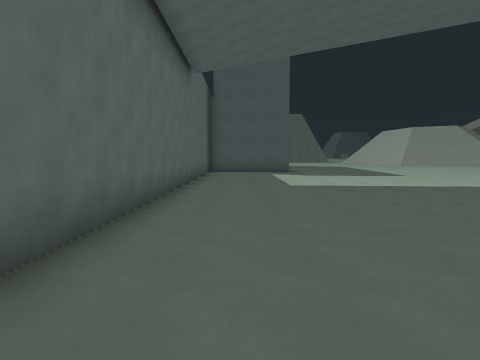
view 1 (above)

24 first-person views from a walk through a level from a Godot 3-D game. The camera is 1.5 m above the floor, tilts 4° down and sees 70° across. The floor is counted in squares, 2 m on a side. Each view is taken from the middle of a square. On the plan, view 1 faces up. The plan holds only what a view shows up to about 11 squares ahead; the rest is blank. The place goes on beyond the plan.

view 2
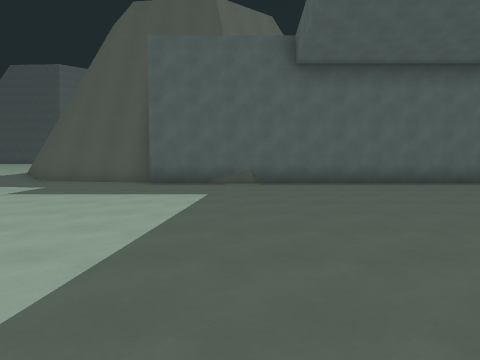

view 3
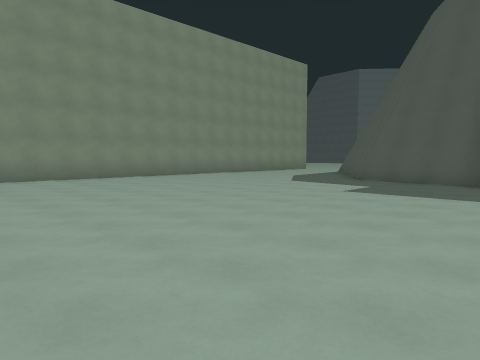

view 4
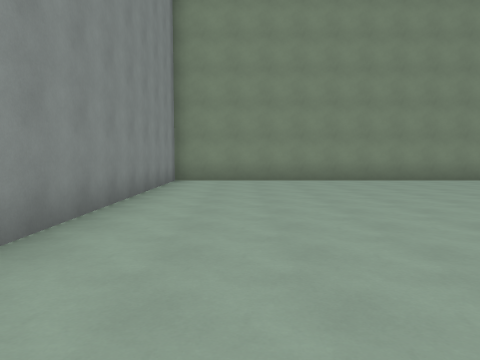

view 5
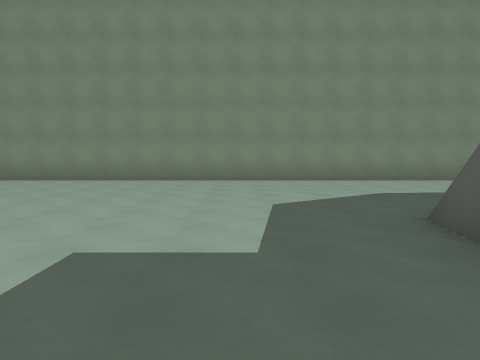

view 6
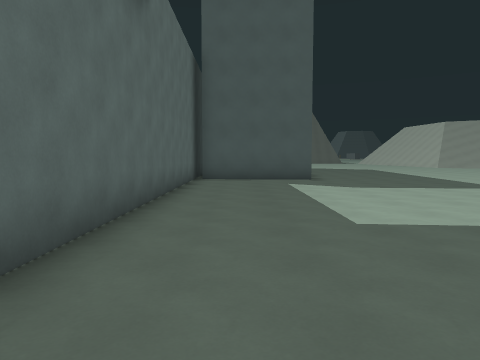

view 7
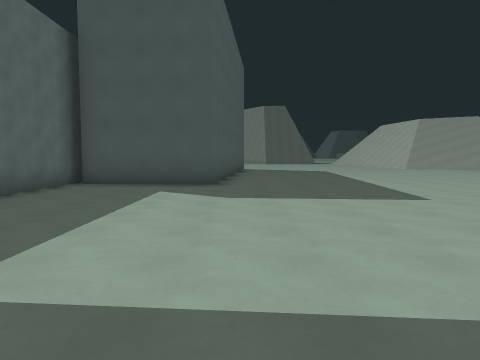

view 8
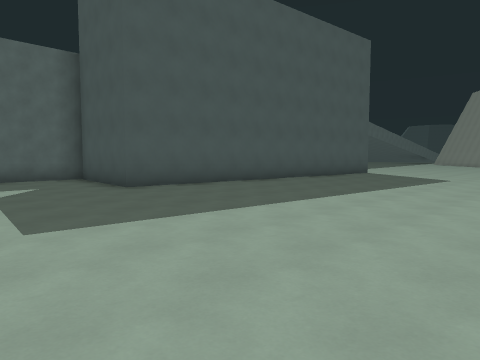

view 9
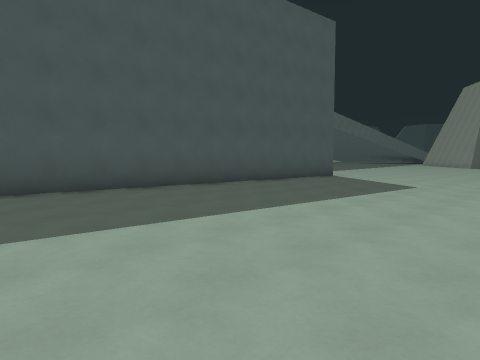

view 10
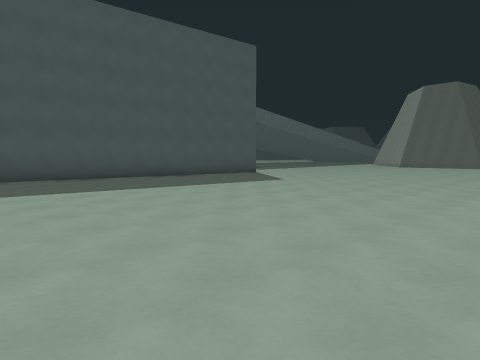

view 11
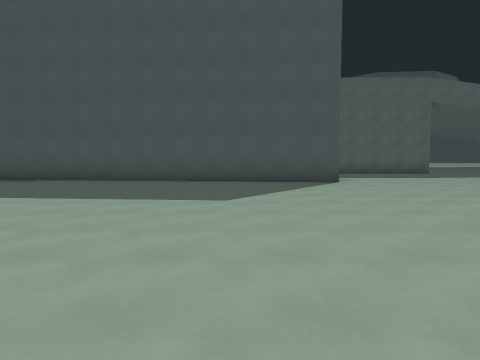

view 12
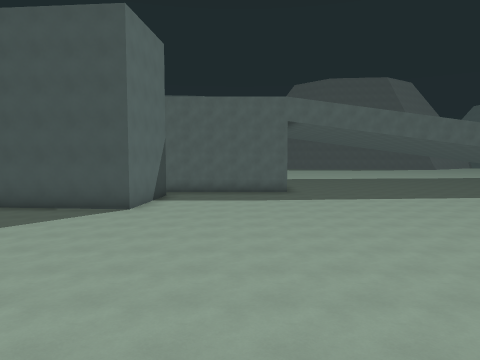

view 13
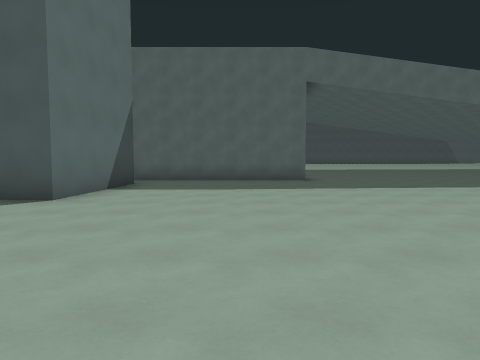

view 14
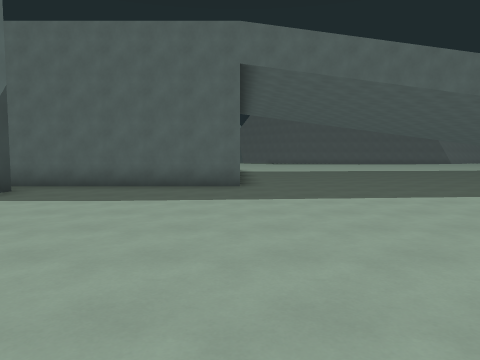

view 15
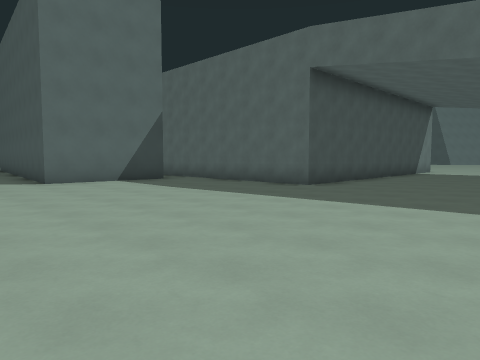

view 16
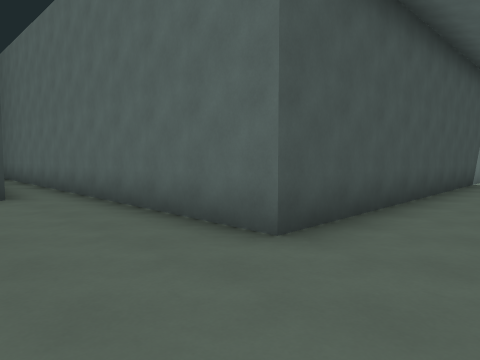

view 17
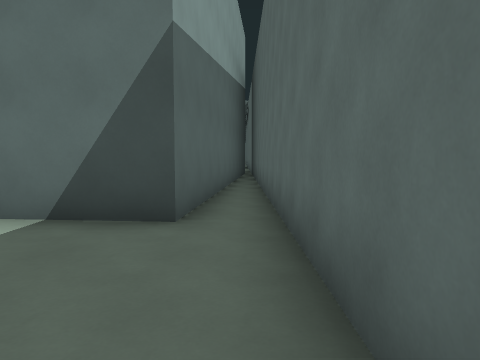

view 18
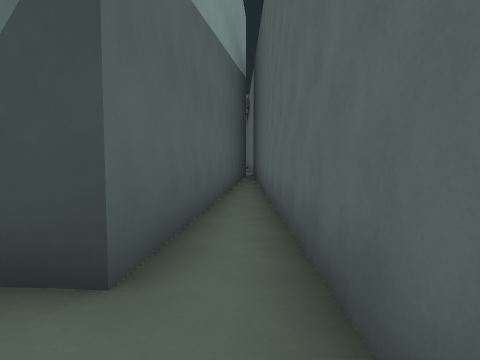

view 19
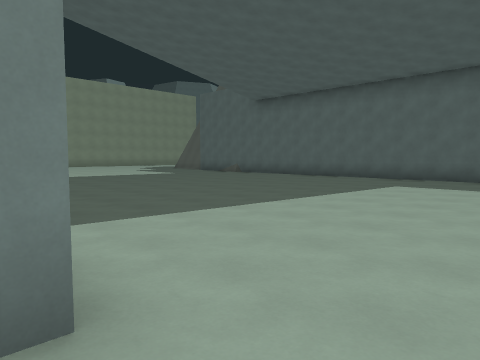

view 20
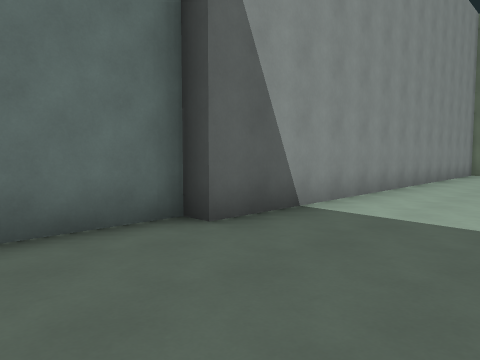

view 21
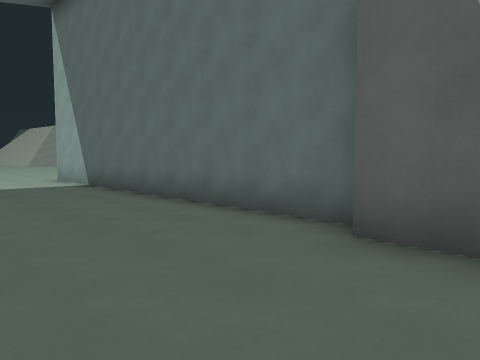

view 22
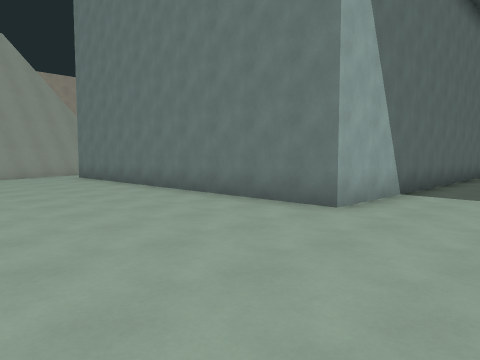

view 23
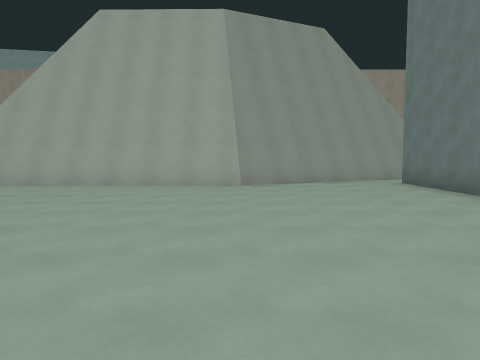

view 24
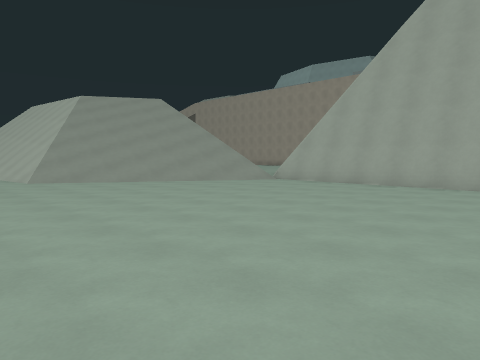

### Floor plan
Points are (right, up) in squares from view 1. A wall is a line through its corners. A room is listed if a view was taken in it or the views show most of it. See-through windows are left out.
Room 1 (views 1, 2, 3, 4, 5, 6, 7, 8, 9, 10, 11, 12, 13, 14, 15, 16, 17, 18, 19, 20, 21, 22, 23, 24)
walls: (-1.5, 16.9) (-1.5, -2.5); (-0.9, 20.4) (-0.3, 27.1) (3.2, 26.8) (2.3, 15.9) (-1.3, 16.2); (20.3, 11.9) (18.8, 15) (18.9, 22.7); (20.5, 12) (19, 15) (19.2, 22.4); (-5.5, 32) (-1.5, 32) (-1.5, 20.4); (-1.8, -2.5) (-2.3, -5.6); (-2.1, -2.6) (-2.5, -5.8) (-3, -6.2); (-5.5, -12.5) (9, -12.5) (9, 0.5) (9.5, 0.5) (9.5, 10.5) (19.5, 10.5)
ways out: opening at (20, 11)

Where each view was taken, in squares from view 1:
view 1: 0 up, 0 right, facing up
view 2: 0 up, 8 right, facing left
view 3: 1 down, 8 right, facing down-left
view 4: 2 down, 7 right, facing down
view 5: 2 down, 0 right, facing down
view 6: 5 up, 0 right, facing up
view 7: 7 up, 3 right, facing up
view 8: 12 up, 10 right, facing up-left
view 9: 15 up, 10 right, facing up-left
view 10: 15 up, 14 right, facing up-left
view 11: 24 up, 13 right, facing left
view 12: 30 up, 13 right, facing left
view 13: 30 up, 9 right, facing left
view 14: 32 up, 7 right, facing left
view 15: 37 up, 6 right, facing down-left
view 16: 34 up, 1 right, facing down-left
view 17: 31 up, 1 left, facing down
view 18: 29 up, 1 left, facing down
view 19: 12 up, 10 right, facing down-left
view 20: 3 up, 6 right, facing down-right
view 21: 1 down, 6 right, facing up-right
view 22: 15 up, 7 right, facing down-right
view 23: 15 up, 10 right, facing right
view 24: 16 up, 10 right, facing up-right
